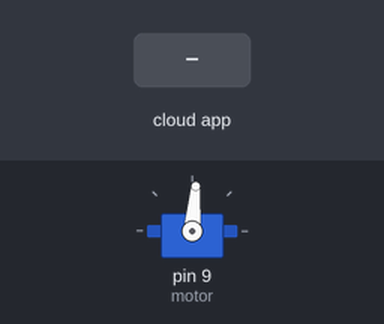
The sketch below on a simulated Arduino Uno, built with avr-gcc and run on an emulated ATmega328P. Parts: servo. The test bench sets the inputs (shaded band). The ROS host is connected and sends only what is stated.

Above: at 4.2 s.
4.3 s: the phone or cloud app sets motor_pub to 0
At 4.9 s:
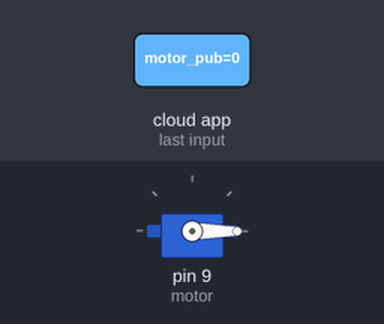
Timing chart, 0 to 7.3 s (numbered marks = the images above; inputs shaded):
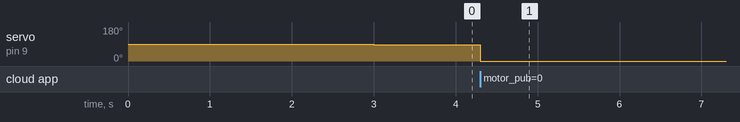

The sketch:

encoder_hall.ino
```cpp
/***********************************************************************************
 * Code for running the motor using a PWM signal inputed after solving a model
 * independent version of the QP (closed form solution). The testing is being
 * done on two electric cars.
 *
 * The same code will be used for the Model Dependent QP as well. This code only
 * measuer the current rpm on the wheels and outputs the current velocity of the cars
 * to be solved with any solver.
 * This code has been adapted from the Servo Motor Cotnrol Example on ROS Wiki.
 *
 * Also, parts of it has been taken from Forrest Berg's code for the Arduino DUE.
 *
 * The code is basically a node for the ROS environemnt which is run using the terminal
 * after we upload the code onto the port connecting the Arduino board.
 * This is test code for the main project of Adaptive Crusie Control before testing PID.
 *
 **************  Author  ************  Date  *************  Project  *************
 *             Aakar Mehra          May 28, 2014      Adaptive Cruise Control
 *
 ****************************************************************************************
 */


#if (ARDUINO >= 100)
 #include <Arduino.h>
#else
 #include <WProgram.h>
#endif

#include <Servo.h>
#include <ros.h>
#include <std_msgs/UInt16.h>

#define encoder0PinA  3
#define encoder0PinB  4
int encoder_ticks = 0;
double EncoderTime = 0;
double prevTime = 0;
double Speed = 0;

volatile unsigned int encoder0Pos = 0;
ros::NodeHandle  nh;

int pwm = 1420;
Servo motor;


void servoCb( const std_msgs::UInt16& rpm_msg){

  pwm = rpm_msg.data;
}

ros::Subscriber<std_msgs::UInt16> motor_sub("motor_pub", servoCb );


std_msgs::UInt16 hall_msg;
ros::Publisher pub_hall( "hall_data", &hall_msg);

std_msgs::UInt16 encoder_msg;
ros::Publisher pub_encoder( "encoder_data", &encoder_msg);


const int Hall_Sensor_Pin = 5;    // Hal sensor attached to pin 5.

volatile byte half_revolutions;
unsigned int rpm;
unsigned long timeold;

void setup()
{
  nh.initNode();
  nh.advertise(pub_hall);
  nh.subscribe(motor_sub);
  nh.advertise(pub_encoder);

  pinMode(encoder0PinA, INPUT);
  digitalWrite(encoder0PinA, HIGH);       // turn on pullup resistor
  pinMode(encoder0PinB, INPUT);
  digitalWrite(encoder0PinB, HIGH);  // turn on pullup resistor
  attachInterrupt(3, doEncoder, CHANGE);  // encoder pin on interrupt 0 - pin 2

  motor.attach(9);

  for (int x = 0; x<1; x++){
  motor.writeMicroseconds(1450);  // Needs to be in the publisher

  delay(3000);
  }

  attachInterrupt(Hall_Sensor_Pin, rpm_fun, RISING);// note: 0 refers to inturrupt on pin 2
  half_revolutions = 0;
  rpm = 0;
  timeold = 0;
}

void loop()
{
  if (half_revolutions >= 2) {
     //Update RPM every 20 counts, increase this for better RPM resolution,
     //decrease for faster update
     rpm = 30*1000/(millis() - timeold)*half_revolutions;
     timeold = millis();
     half_revolutions = 0;
     hall_msg.data = rpm;
     pub_hall.publish( &hall_msg);
  }

  nh.spinOnce();

  motor.writeMicroseconds(pwm);

  //get_rpm_Encoder();
  encoder_msg.data = encoder0Pos;
  pub_encoder.publish( &encoder_msg);

  nh.spinOnce();
  // delay(1.5);
}

void rpm_fun()
 {
   half_revolutions++;
   //Each rotation, this interrupt function is run twice

 }

void doEncoder() {
  /* If pinA and pinB are both high or both low, it is spinning
   * forward. If they're different, it's going backward.
   *
   * For more information on speeding up this process, see
   * [Reference/PortManipulation], specifically the PIND register.
   */
  if (digitalRead(encoder0PinA) == digitalRead(encoder0PinB)) {
    encoder0Pos++;
    encoder_ticks++;
  } else {
    encoder0Pos--;
  }

  //Serial.println (encoder0Pos, DEC);
}

/*void get_rpm_Encoder(){
  EncoderTime = millis() - prevTime;
  if (EncoderTime == 100){
    // circumference is 23 meters. measuring velocity every .1 sec. 4096 encoder ticks per revolution
    // Serial.println(encoder_ticks*230/4096); // conversion to m/s
    Speed = encoder_ticks*230/4096;
    prevTime = millis();
    encoder_ticks = 0;
  }
}
*/
```

Measured:
- after the input at 4.3 s, servo on pin 9 (motor): 85° → 0° at once
